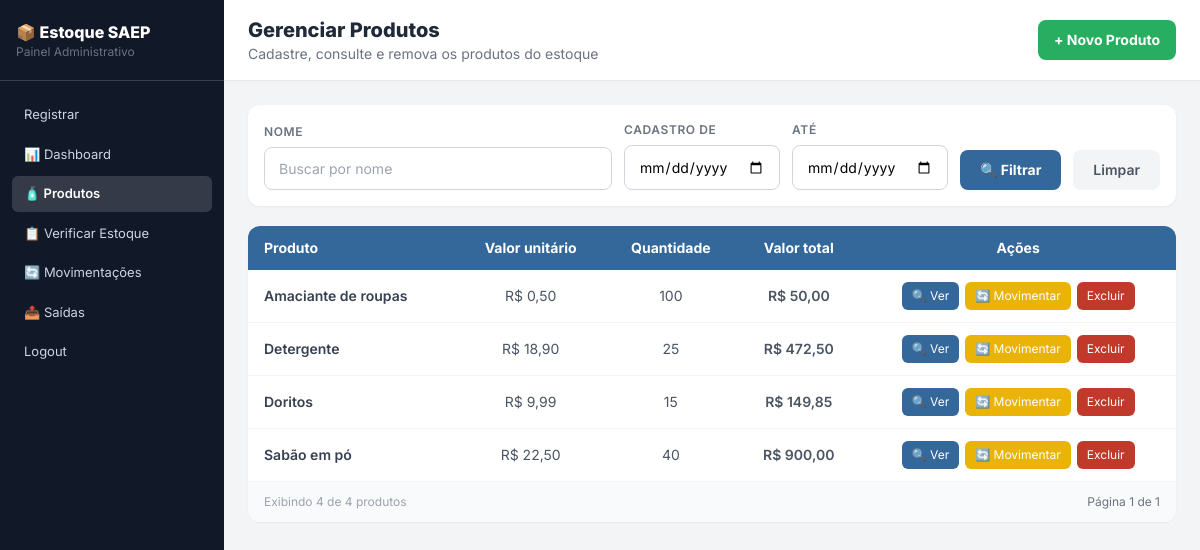
The page /produtos.php (signed in) on the database its author committed.
### tables this page shows
CREATE TABLE `produto` (
  `id_produto` int(11) NOT NULL AUTO_INCREMENT,
  `nome` varchar(100) NOT NULL,
  `quantidade_estoque` int(11) NOT NULL,
  `valor_unitario` decimal(10,2) NOT NULL,
  `data_cadastro` date NOT NULL,
  PRIMARY KEY (`id_produto`)
);

### produtos.php (the view, shortened to what this page needs)
<?php
require_once __DIR__ . '/conexao.php';
$eh_admin = ($_SESSION["user_tipo"] ?? "") === "administrador";
require_once __DIR__ . '/includes/menu.php';
$busca       = trim($_GET["busca"] ?? "");
$data_inicio = trim($_GET["data_inicio"] ?? "");
$data_fim    = trim($_GET["data_fim"] ?? "");
$por_pagina  = 10;
$pagina_atual = max(1, (int) ($_GET["pagina"] ?? 1));
$where  = [];
$params = [];
$condicao = $where ? " WHERE " . implode(" AND ", $where) : "";
$st = $pdo->prepare("SELECT COUNT(*) FROM produto" . $condicao);
$st->execute($params);
$total = (int) $st->fetchColumn();
$total_paginas = max(1, (int) ceil($total / $por_pagina));
$pagina_atual  = min($pagina_atual, $total_paginas);
$offset        = ($pagina_atual - 1) * $por_pagina;
$st = $pdo->prepare("SELECT * FROM produto" . $condicao . " ORDER BY nome LIMIT $por_pagina OFFSET $offset");
$st->execute($params);
$produtos = $st->fetchAll();
?>
    <main class="flex-1 flex flex-col">
        <div class="bg-white border-b border-gray-200 px-6 py-4 flex items-center justify-between">
            <div>
                <h1 class="text-xl font-extrabold text-gray-800">Gerenciar Produtos</h1>
                <p class="text-sm text-gray-500">Cadastre, consulte e remova os produtos do estoque</p>
            </div>
            <a href="produto_form.php" class="bg-senai-green text-white font-bold px-4 py-2.5 rounded-lg text-sm hover:bg-green-600 transition flex items-center gap-2">
                + Novo Produto
            </a>
        </div>
        <div class="p-6 flex-1">
            <form method="get" class="bg-white rounded-xl shadow-sm p-4 mb-5 flex flex-wrap items-end gap-3">
                <div class="flex-1 min-w-[180px]">
                    <label class="form-label">Nome</label>
                    <input type="text" name="busca" class="form-input" placeholder="Buscar por nome" value="<?= htmlspecialchars($busca) ?>">
                </div>
                <div>
                    <label class="form-label">Cadastro de</label>
                    <input type="date" name="data_inicio" class="form-input" value="<?= htmlspecialchars($data_inicio) ?>">
                </div>
                <div>
                    <label class="form-label">até</label>
                    <input type="date" name="data_fim" class="form-input" value="<?= htmlspecialchars($data_fim) ?>">
                </div>
                <button type="submit" class="bg-senai-blue text-white font-bold px-5 py-2.5 rounded-lg text-sm hover:bg-senai-blue-dark transition">🔍 Filtrar</button>
                <a href="produtos.php" class="bg-gray-100 text-gray-600 font-semibold px-5 py-2.5 rounded-lg text-sm hover:bg-gray-200 transition">Limpar</a>
            </form>
            <div class="bg-white rounded-xl shadow-sm overflow-hidden">
                <table class="w-full text-sm">
                    <thead class="bg-senai-blue text-white">
                        <tr>
                            <th class="px-4 py-3 text-left">Produto</th>
                            <th class="px-4 py-3 text-center">Valor unitário</th>
                            <th class="px-4 py-3 text-center">Quantidade</th>
                            <th class="px-4 py-3 text-center">Valor total</th>
                            <th class="px-4 py-3 text-center">Ações</th>
                        </tr>
                    </thead>
                    <tbody class="divide-y divide-gray-100">
                    <?php foreach ($produtos as $p): ?>
                        <?php $valorTotal = round($p["valor_unitario"] * $p["quantidade_estoque"], 2); ?>
                        <tr class="hover:bg-gray-50 transition">
                            <td class="px-4 py-3 text-gray-700 font-semibold"><?= htmlspecialchars($p["nome"]) ?></td>
                            <td class="px-4 py-3 text-center text-gray-600">R$ <?= number_format($p["valor_unitario"], 2, ",", ".") ?></td>
                            <td class="px-4 py-3 text-center text-gray-600"><?= $p["quantidade_estoque"] ?></td>
                            <td class="px-4 py-3 text-center text-gray-600 font-semibold">R$ <?= number_format($valorTotal, 2, ",", ".") ?></td>
                            <td class="px-4 py-3 text-center">
                                <div class="flex items-center justify-center gap-1.5">
                                    <a href="produto.php?id=<?= $p["id_produto"] ?>" class="bg-senai-blue text-white text-xs px-2.5 py-1.5 rounded-md hover:bg-senai-blue-dark transition" title="Ver produto">🔍 Ver</a>
                                    <a href="movimentacao_form.php?id_produto=<?= $p["id_produto"] ?>" class="bg-yellow-500 text-white text-xs px-2.5 py-1.5 rounded-md hover:bg-yellow-600 transition" title="Movimentar estoque">🔄 Movimentar</a>
                                    <?php if ($eh_admin): ?>
                                        <a onclick="return confirm('Tem certeza disso?')" class="bg-senai-red text-white text-xs px-2.5 py-1.5 rounded-md hover:bg-red-700 transition" href="?excluir=<?= $p["id_produto"] ?>">Excluir</a>
                                    <?php endif; ?>
                                </div>
                            </td>
                        </tr>
                    <?php endforeach; ?>
                    </tbody>
                </table>
                <div class="border-t border-gray-100 px-4 py-3 bg-gray-50 flex items-center justify-between">
                    <p class="text-xs text-gray-400">Exibindo <?= count($produtos) ?> de <?= $total ?> produtos</p>
                    <div class="flex items-center gap-2 text-xs">
                        <span class="text-gray-500">Página <?= $pagina_atual ?> de <?= $total_paginas ?></span>
                    </div>
                </div>
            </div>
        </div>
    </main>
</body>
</html>

### includes/menu.php (style rules this page uses)
body { font-family: 'Inter', sans-serif; }
.form-input { width:100%; border:1px solid #d1d5db; border-radius:8px; padding:10px 14px; font-size:14px; outline:none; transition:border .15s; }
.form-label { display:block; font-size:12px; font-weight:600; color:#6b7280; margin-bottom:6px; text-transform:uppercase; letter-spacing:.05em; }

### rows shown on the page
produto: nome "Amaciante de roupas", valor_unitario "0,50", quantidade_estoque "100", valorTotal "50,00"
produto: nome "Detergente", valor_unitario "18,90", quantidade_estoque "25", valorTotal "472,50"
produto: nome "Doritos", valor_unitario "9,99", quantidade_estoque "15", valorTotal "149,85"
produto: nome "Sabão em pó", valor_unitario "22,50", quantidade_estoque "40", valorTotal "900,00"

### other values the page prints
count($produtos) "4"
$total "4"
$pagina_atual "1"
$total_paginas "1"
